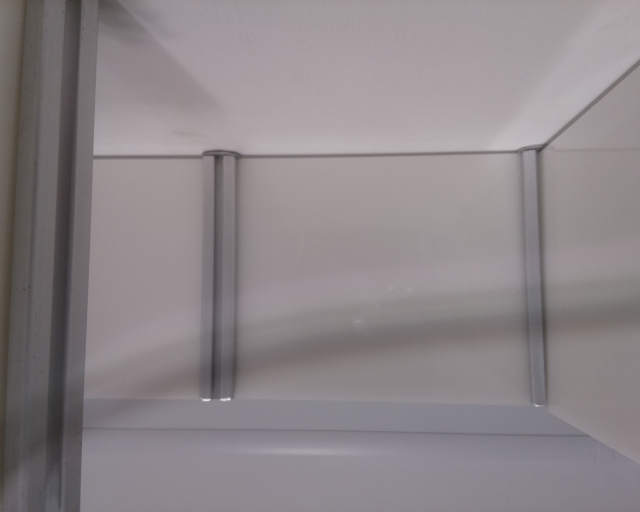
#> input picture Code/1.jpg, 1280 x 1024 px (shown at 1/2 size)
$ jupyter execute --allow-errors Untitled2.ipynb
#> lines starting #> are read from the running program, lines starting #| are printed output that depends on the picture
[cell 1]
import cv2
import matplotlib.pylab as plt

# Reading the image
source = cv2.imread("1.jpg",1)
#> source is the input picture: shape (1024, 1280, 3); mean B, G, R 136.7, 133.7, 140.5

#scaleX is scale factor in x direction
#scaleY is scale factor in y direction
scaleX = 0.6
scaleY = 0.6


# Scaling Down the image 0.6 times
scaleDown = cv2.resize(source, None, fx= scaleX, fy= scaleY, interpolation= cv2.INTER_LINEAR)
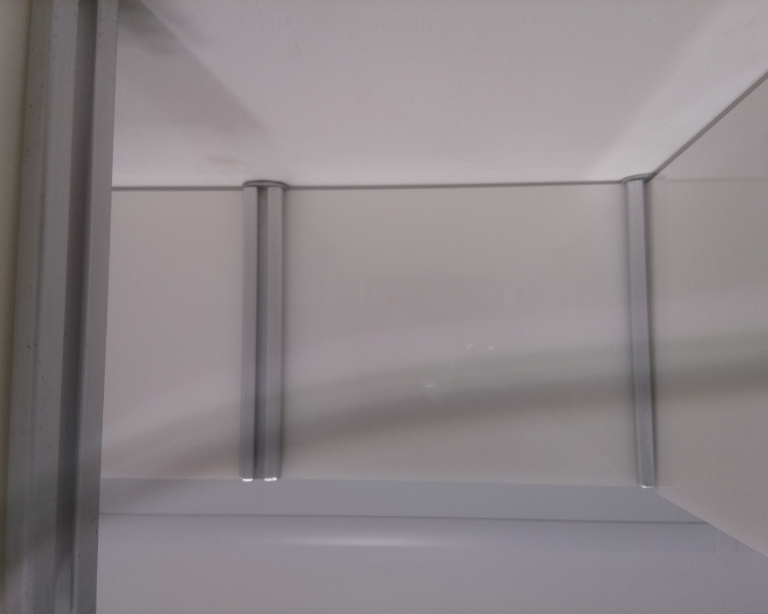
#> scaleDown: shape (614, 768, 3); mean B, G, R 136.6, 133.6, 140.5

# Scaling up the image 1.8 times
scaleUp = cv2.resize(source, None, fx= scaleX*3, fy= scaleY*3, interpolation= cv2.INTER_LINEAR)

#Cropped Image
crop = source[50:150,20:200]
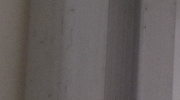
#> crop: shape (100, 180, 3); mean B, G, R 93.6, 94.5, 100.4

# Displaying all the images
plt.imshow(source)
plt.imshow(scaleDown)
plt.imshow(scaleUp)
plt.imshow(crop)

cv2.waitKey(0)
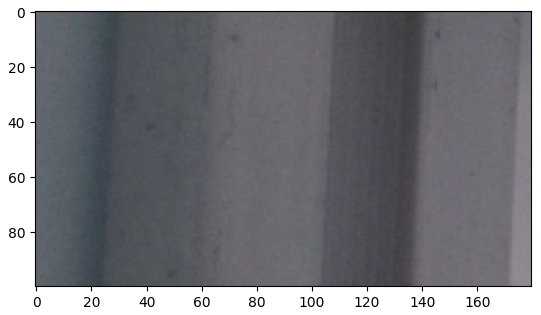
#> figure drawn by matplotlib, 1 panel; B, G, R data is drawn as R, G, B

$ run again, with Code/2.jpg copied over Code/1.jpg
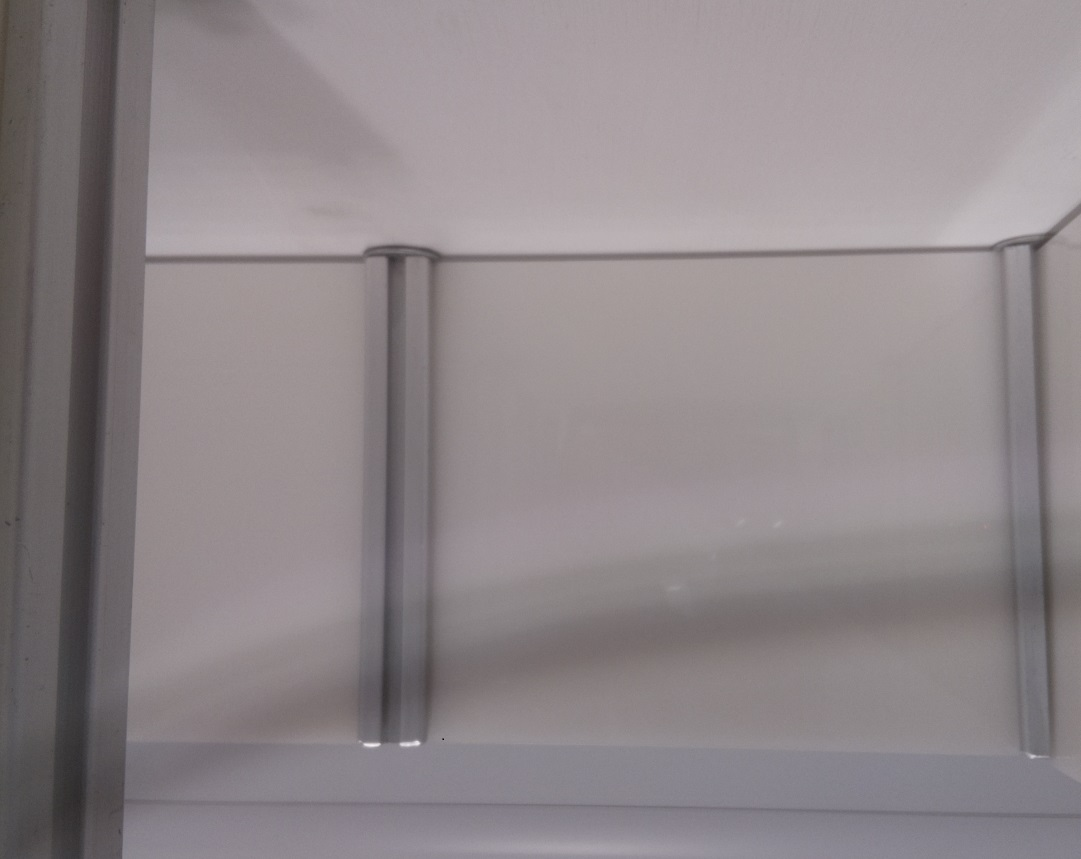
#> input picture Code/2.jpg, 1081 x 859 px
#> source is the input picture: shape (859, 1081, 3); mean B, G, R 137.5, 134.7, 142.5
#> `crop = source[50:150,20:200]`:
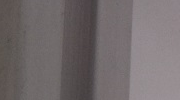
#> crop: shape (100, 180, 3); mean B, G, R 108.1, 106.9, 114.5
#> `[cell 1] import cv2 import matplotlib.pylab as plt  # Reading the imag..`:
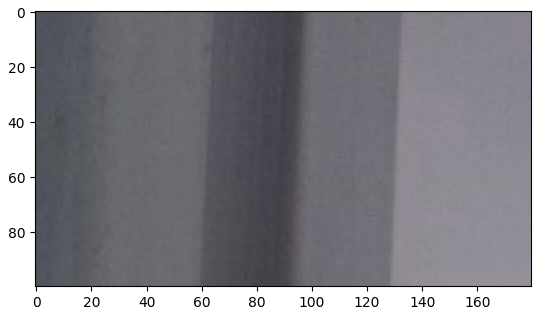
#> figure drawn by matplotlib, 1 panel; B, G, R data is drawn as R, G, B
